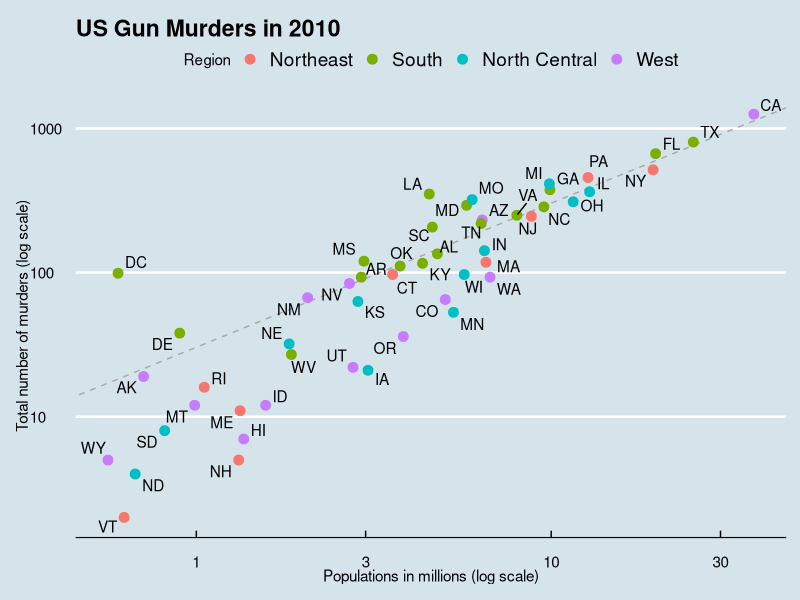

The R source for this figure:
## ---- chunk 1
library(tidyverse)
library(dplyr)
library(ggplot2)
library(dslabs)
library(ggthemes)
library(ggrepel)
## ---- chunk 2
data(murders)
head(murders)
## ---- chunk 3
r <- murders %>%
	summarize(murder_rate = sum(total) / sum(population) * 10^6) %>%
	.$murder_rate
r
## ---- chunk 4
murders %>% ggplot(aes(x = population/10^6, y = total, label = abb)) +
	geom_abline(intercept = log10(r), lty = 2, color = "dark grey") +
	geom_point(aes(color = region), size = 3) +
	geom_text_repel() +
	scale_x_log10() +
	scale_y_log10() +
	xlab("Populations in millions (log scale)") +
	ylab("Total number of murders (log scale)") +
	ggtitle("US Gun Murders in 2010") +
	scale_color_discrete(name = "Region") +
	theme_economist()
